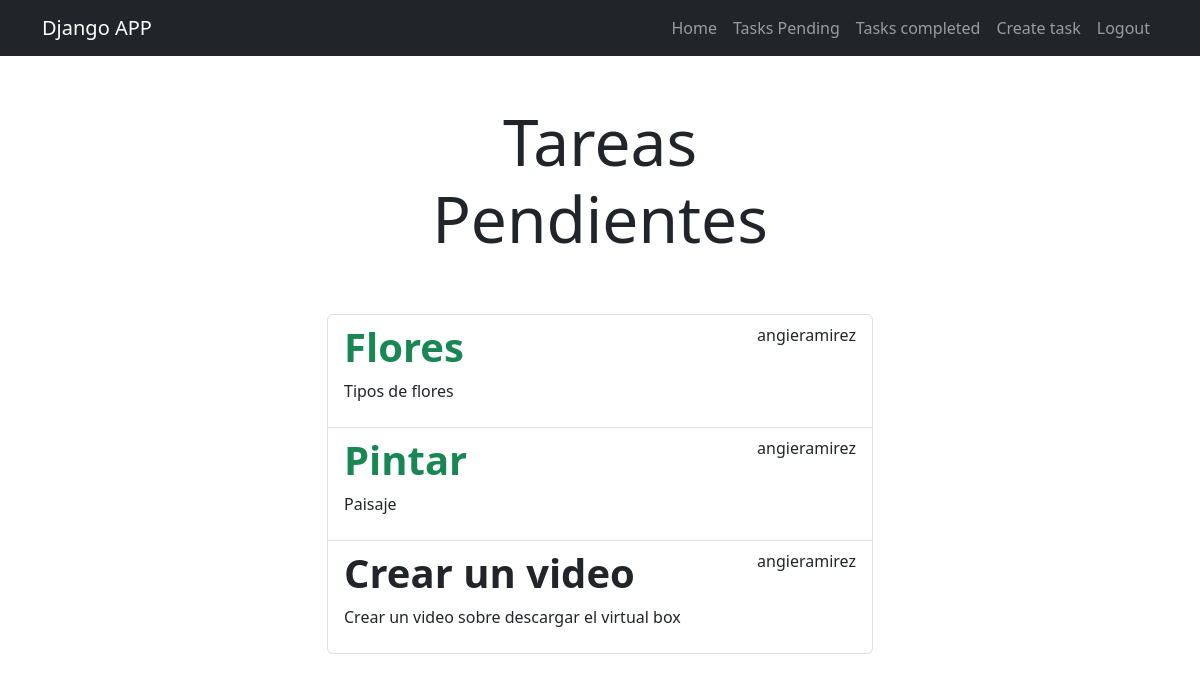
Screenshot of /tasks/ (signed in) with the database file from the repository.
### tasks/models.py (models this page shows, shortened)
class Task(models.Model):
    title = models.CharField(max_length=100)
    description = models.TextField(blank=True)
    created = models.DateTimeField(auto_now_add=True)
    datecompleted = models.DateTimeField(null=True, blank=True)
    important = models.BooleanField(default=False)
    user = models.ForeignKey(User, on_delete=models.CASCADE)

### tasks/views.py (the view)
# urls.py: path('tasks/', views.tasks, name='tasks'),
@login_required
def tasks(request):
    tasks = Task.objects.filter(user=request.user, datecompleted__isnull=True)
    return render(request, 'tasks.html', {'tasks':tasks})

### tasks/templates/tasks.html (shortened to what this page needs)
{% extends 'base.html' %}
{% block content %}
<main class="container">
    <div class="row">
        <div class="col-md-6 offset-md-3">
            <h1 class="text-center display-3 py-5">Tareas Pendientes </h1>
            <ul class="list-group">
                {% for task in tasks %}
                 <a class="list-group-item" href="{% url 'task_detail' task.id %}">
                    <header class="d-flex justify-content-between">
                        {% if task.important %}
                        <h1 class="fw-bold text-success">{{task.title}}</h1>
                        {% else %}
                        <h1 class="fw-bold">{{task.title}}</h1>
                        {% endif %}
                        <p>{{task.user.username}}</p>
                    </header>
                   <p>{{task.description}}</p>
                 </a>
                 {% endfor %}
            </ul>
        </div>
    </div>
</main>
{% endblock %}

### tasks/templates/base.html (shortened to what this page needs)
<!DOCTYPE html>
<html lang="en">
<head>
    <link rel="stylesheet" href="https://cdn.jsdelivr.net/npm/bootstrap@5.3.1/dist/css/bootstrap.min.css">
</head>
<body>
    <nav class="navbar navbar-expand-lg bg-dark navbar-dark">
        <div class="container">
          <a class="navbar-brand" href="/">Django APP</a>
          <div class="collapse navbar-collapse" id="navbarNav">
            <ul class="navbar-nav ms-auto">
                <li class="nav-item">
                    <a href="/" class="nav-link" href="#">Home</a>
                </li>
                {% if user.is_authenticated %}
                <li class="nav-item">
                    <a href="{% url 'tasks' %}" class="nav-link" href="#">Tasks Pending</a>
                </li>
                <li class="nav-item">
                    <a href="{% url 'tasks_completed' %}" class="nav-link" href="#">Tasks completed</a>
                </li>
                <li class="nav-item">
                    <a href="/tasks/create/" class="nav-link" href="#">Create task</a>
                </li>
                <li class="nav-item">
                    <a href="/logout" class="nav-link" href="#">Logout</a>
                </li>
                {% endif %}
            </ul>
          </div>
        </div>
      </nav>
    {% block content %}
    {% endblock %}
</body>
</html>

### rows the page displays
Task: title "Flores", user.username "angieramirez", description "Tipos de flores"
Task: title "Pintar", user.username "angieramirez", description "Paisaje"
Task: title "Crear un video", user.username "angieramirez", description "Crear un video sobre descargar el virtual box"
